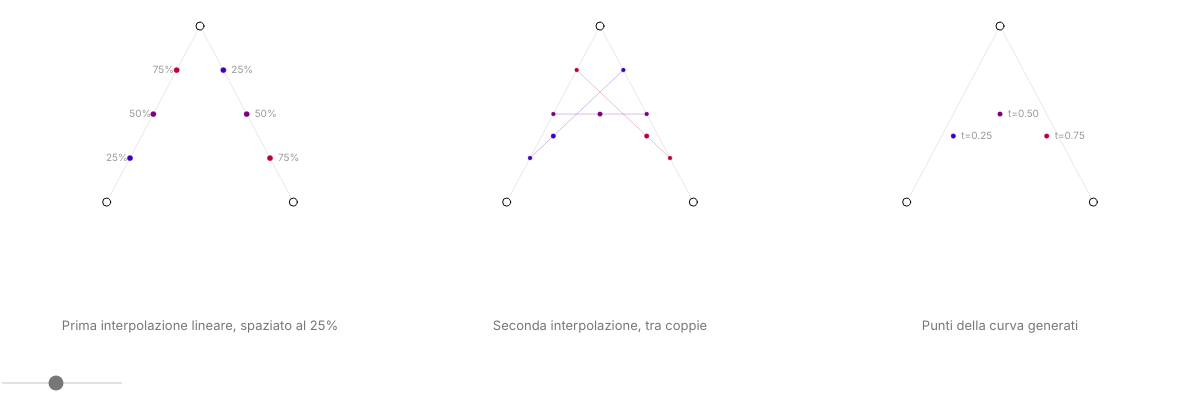
Frame 1 (no input)
Frame 60 (no input): identical to frame 1, image omitted
Frame 120 (the mouse pressed at the canvas centre since frame 60): identical to frame 1, image omitted

The p5.js sketch that drew this single still picture (run headless with seeded random() and noise() and a simulated clock; from frame 60 on, the mouse is pressed at the canvas centre):

// p5.js sketch
// ── sketch.js
// ======================================================
// Quadratic Bezier Interpolation Visualization
// p5.js — Slider Spostato in Basso e Layout Ottimizzato
// ======================================================

let points = [];
let selectedPoint = null;

let stepSlider;

const BASE_PANEL_W = 600;
const BASE_PANEL_H = 450;

let scaleFactor = 1;
let currentPanelW = 600;
let currentPanelH = 450;

// COORDINATE STRUTTURALI DEL TRIANGOLO
let relativePoints = [
  { x: 160 / BASE_PANEL_W, y: 310 / BASE_PANEL_H }, 
  { x: 300 / BASE_PANEL_W, y: 40 / BASE_PANEL_H },  
  { x: 440 / BASE_PANEL_W, y: 310 / BASE_PANEL_H }  
];

let paddingLeft = 0; 

// ======================================================
// SETUP
// ======================================================

function setup() {
  let canvasWidth = windowWidth;
  
  scaleFactor = canvasWidth / 1800;
  if (scaleFactor < 0.5) scaleFactor = 0.5; 

  // Aumentata l'altezza del canvas da 560 a 590 per dare più aria sul fondo
  let canvasHeight = 590 * scaleFactor;
  createCanvas(canvasWidth, canvasHeight);

  currentPanelW = canvasWidth / 3;
  currentPanelH = canvasHeight - (150 * scaleFactor); // Spazio calibrato per i testi e lo slider sotto

  initPoints();

  // Slider spostato ancora più in basso (da -30 a -20 dal fondo reale del canvas)
  stepSlider = createSlider(5, 50, 25, 5);
  stepSlider.position(0, canvasHeight - (20 * scaleFactor));
  
  // Stile minimale coerente
  stepSlider.style("width", (180 * scaleFactor) + "px");
  stepSlider.style("-webkit-appearance", "none");
  stepSlider.style("appearance", "none");
  stepSlider.style("height", "2px"); 
  stepSlider.style("background", "#e2e2e2"); 
  stepSlider.style("outline", "none");
  stepSlider.style("accent-color", "#777777"); 
  
  textFont("Inter", "sans-serif");
}

function initPoints() {
  points = [];
  for (let rp of relativePoints) {
    points.push(createVector(rp.x * currentPanelW, rp.y * currentPanelH));
  }
}

// ======================================================
// TEXT SAFE 
// ======================================================

function drawTextSafe(str, x, y, size, isTitle = false) {
  push();
  noStroke();
  if (isTitle) {
    fill(119); // Grigio #777777 del sito
    textStyle(NORMAL); 
    textAlign(CENTER); 
  } else {
    fill(153); // Grigio #999999 per etichette t e %
    textStyle(NORMAL);
    textAlign(LEFT);   
  }
  textSize(size);
  text(str, x, y);
  pop();
}

// ======================================================
// DRAW
// ======================================================

function draw() {
  background(255); 

  const step = stepSlider.value();

  const titleSize = max(13, 15 * scaleFactor);
  const labelSize = max(10, 12 * scaleFactor);
  
  // Posizione verticale dei titoli (perfettamente calcolata sotto i grafici)
  const titleY = currentPanelH + (55 * scaleFactor);

  // PANEL 1
  push();
  translate(0, 0);
  drawFirstPanel(step, titleSize, labelSize, titleY);
  pop();

  // PANEL 2
  push();
  translate(currentPanelW, 0);
  drawSecondPanel(step, titleSize, labelSize, titleY);
  pop();

  // PANEL 3
  push();
  translate(currentPanelW * 2, 0);
  drawThirdPanel(step, titleSize, labelSize, titleY);
  pop();
}

// ======================================================
// PANEL 1
// ======================================================

function drawFirstPanel(step, titleSize, labelSize, titleY) {
  drawSkeleton();

  drawTextSafe(
    `Prima interpolazione lineare, spaziato al ${step}%`,
    currentPanelW / 2, 
    titleY,
    titleSize,
    true
  );

  for (let i = step; i < 100; i += step) {
    const t = i / 100;
    setIterationColor(i);

    const np2 = p5.Vector.lerp(points[0], points[1], t);
    const np3 = p5.Vector.lerp(points[1], points[2], t);

    circle(np2.x, np2.y, 8 * scaleFactor); 
    drawTextSafe(`${i}%`, np2.x - (36 * scaleFactor), np2.y + (4 * scaleFactor), labelSize); 

    circle(np3.x, np3.y, 8 * scaleFactor);
    drawTextSafe(`${i}%`, np3.x + (12 * scaleFactor), np3.y + (4 * scaleFactor), labelSize); 
  }

  drawControlPoints();
}

// ======================================================
// PANEL 2
// ======================================================

function drawSecondPanel(step, titleSize, labelSize, titleY) {
  drawSkeleton();

  drawTextSafe(
    `Seconda interpolazione, tra coppie`,
    currentPanelW / 2, 
    titleY,
    titleSize,
    true
  );

  for (let i = step; i < 100; i += step) {
    const t = i / 100;
    setIterationColor(i);

    const np2 = p5.Vector.lerp(points[0], points[1], t);
    const np3 = p5.Vector.lerp(points[1], points[2], t);

    strokeWeight(1 * scaleFactor);
    line(np2.x, np2.y, np3.x, np3.y);

    circle(np2.x, np2.y, 6 * scaleFactor);
    circle(np3.x, np3.y, 6 * scaleFactor);

    const np4 = p5.Vector.lerp(np2, np3, t);
    circle(np4.x, np4.y, 7 * scaleFactor);
  }

  drawControlPoints();
}

// ======================================================
// PANEL 3
// ======================================================

function drawThirdPanel(step, titleSize, labelSize, titleY) {
  drawSkeleton();

  drawTextSafe(
    `Punti della curva generati`,
    currentPanelW / 2, 
    titleY,
    titleSize,
    true
  );

  for (let i = step; i < 100; i += step) {
    const t = i / 100;
    setIterationColor(i);

    const np2 = p5.Vector.lerp(points[0], points[1], t);
    const np3 = p5.Vector.lerp(points[1], points[2], t);
    const np4 = p5.Vector.lerp(np2, np3, t);

    circle(np4.x, np4.y, 7 * scaleFactor);

    if (step >= 20 || i == 50) { 
      drawTextSafe(
        `t=${(i / 100).toFixed(2)}`,
        np4.x + (12 * scaleFactor),
        np4.y + (4 * scaleFactor),
        labelSize
      );
    }
  }

  drawControlPoints();
}

// ======================================================
// SKELETON E GESTIONE MOUSE
// ======================================================

function drawSkeleton() {
  stroke(226); 
  strokeWeight(1.2 * scaleFactor);
  noFill();

  beginShape();
  for (let p of points) {
    vertex(p.x, p.y);
  }
  endShape();
}

function drawControlPoints() {
  stroke(0);
  strokeWeight(1.5 * scaleFactor);
  fill(255);

  for (let p of points) {
    circle(p.x, p.y, 12 * scaleFactor); 
  }
}

function setIterationColor(i) {
  const r = 2.5 * i;
  const b = 255 - 2.5 * i;
  fill(r, 0, b);
  stroke(r, 0, b, 100); 
}

function mousePressed() {
  let localX = mouseX % currentPanelW;
  for (let p of points) {
    if (dist(localX, mouseY, p.x, p.y) < 22 * scaleFactor) { 
      selectedPoint = p;
      break;
    }
  }
}

function mouseDragged() {
  if (selectedPoint) {
    selectedPoint.x = constrain(mouseX % currentPanelW, 25 * scaleFactor, currentPanelW - (25 * scaleFactor));
    selectedPoint.y = constrain(mouseY, 15 * scaleFactor, currentPanelH - (10 * scaleFactor));
  }
}

function mouseReleased() {
  selectedPoint = null;
}

function windowResized() {
  let canvasWidth = windowWidth;
  scaleFactor = canvasWidth / 1800;
  if (scaleFactor < 0.5) scaleFactor = 0.5;

  let canvasHeight = 590 * scaleFactor;
  resizeCanvas(canvasWidth, canvasHeight);

  currentPanelW = canvasWidth / 3;
  currentPanelH = canvasHeight - (150 * scaleFactor);

  initPoints();

  stepSlider.position(0, canvasHeight - (20 * scaleFactor));
  stepSlider.style("width", (180 * scaleFactor) + "px");
}
